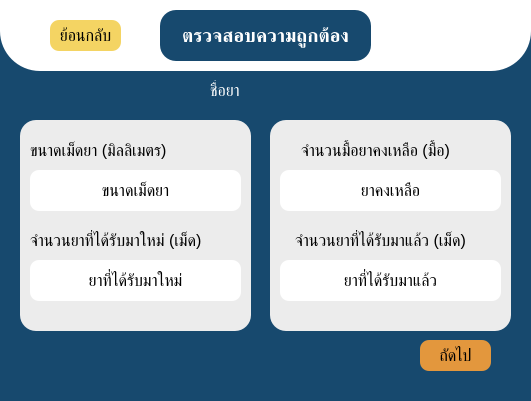
<?xml version="1.0" encoding="UTF-8"?>
<ui version="4.0">
 <class>data_check2</class>
 <widget class="QMainWindow" name="data_check2">
  <property name="geometry">
   <rect>
    <x>0</x>
    <y>0</y>
    <width>531</width>
    <height>401</height>
   </rect>
  </property>
  <property name="windowTitle">
   <string>ตรวจสอบความถูกต้อง</string>
  </property>
  <property name="styleSheet">
   <string notr="true">
background-color: rgb(23, 73, 110);</string>
  </property>
  <widget class="QWidget" name="centralwidget">
   <widget class="QFrame" name="frame">
    <property name="geometry">
     <rect>
      <x>0</x>
      <y>-60</y>
      <width>531</width>
      <height>131</height>
     </rect>
    </property>
    <property name="styleSheet">
     <string notr="true">border-radius: 40px;
background-color: rgb(255, 255, 255);</string>
    </property>
    <property name="frameShape">
     <enum>QFrame::StyledPanel</enum>
    </property>
    <property name="frameShadow">
     <enum>QFrame::Raised</enum>
    </property>
    <widget class="QLabel" name="label">
     <property name="geometry">
      <rect>
       <x>160</x>
       <y>70</y>
       <width>211</width>
       <height>51</height>
      </rect>
     </property>
     <property name="font">
      <font>
       <pointsize>14</pointsize>
       <weight>75</weight>
       <bold>true</bold>
      </font>
     </property>
     <property name="styleSheet">
      <string notr="true">border-radius: 16px;
color: rgb(255, 255, 255);
background-color: rgb(23, 73, 110);</string>
     </property>
     <property name="frameShape">
      <enum>QFrame::Box</enum>
     </property>
     <property name="lineWidth">
      <number>1</number>
     </property>
     <property name="text">
      <string>ตรวจสอบความถูกต้อง</string>
     </property>
     <property name="textFormat">
      <enum>Qt::AutoText</enum>
     </property>
     <property name="scaledContents">
      <bool>false</bool>
     </property>
     <property name="alignment">
      <set>Qt::AlignCenter</set>
     </property>
     <property name="wordWrap">
      <bool>true</bool>
     </property>
    </widget>
    <widget class="QPushButton" name="add_back_pushButton">
     <property name="geometry">
      <rect>
       <x>50</x>
       <y>80</y>
       <width>71</width>
       <height>31</height>
      </rect>
     </property>
     <property name="font">
      <font>
       <pointsize>12</pointsize>
      </font>
     </property>
     <property name="styleSheet">
      <string notr="true">border-radius: 9px;
color: rgb(0, 0, 0);
background-color: rgb(244, 212, 99);</string>
     </property>
     <property name="text">
      <string>ย้อนกลับ</string>
     </property>
    </widget>
   </widget>
   <widget class="QLabel" name="drugName_label">
    <property name="geometry">
     <rect>
      <x>210</x>
      <y>80</y>
      <width>121</width>
      <height>21</height>
     </rect>
    </property>
    <property name="font">
     <font>
      <pointsize>12</pointsize>
     </font>
    </property>
    <property name="styleSheet">
     <string notr="true">color: rgb(255, 255, 255);</string>
    </property>
    <property name="text">
     <string>ชื่อยา</string>
    </property>
   </widget>
   <widget class="QFrame" name="frame_3">
    <property name="geometry">
     <rect>
      <x>270</x>
      <y>120</y>
      <width>241</width>
      <height>211</height>
     </rect>
    </property>
    <property name="styleSheet">
     <string notr="true">border-radius: 16px;
background-color: rgb(236, 236, 236);</string>
    </property>
    <property name="frameShape">
     <enum>QFrame::StyledPanel</enum>
    </property>
    <property name="frameShadow">
     <enum>QFrame::Raised</enum>
    </property>
    <widget class="QLabel" name="drugStill">
     <property name="geometry">
      <rect>
       <x>-20</x>
       <y>20</y>
       <width>251</width>
       <height>21</height>
      </rect>
     </property>
     <property name="font">
      <font>
       <pointsize>12</pointsize>
      </font>
     </property>
     <property name="text">
      <string>จำนวนมื้อยาคงเหลือ (มื้อ)</string>
     </property>
     <property name="alignment">
      <set>Qt::AlignCenter</set>
     </property>
    </widget>
    <widget class="QLabel" name="drugGot">
     <property name="geometry">
      <rect>
       <x>-20</x>
       <y>110</y>
       <width>261</width>
       <height>21</height>
      </rect>
     </property>
     <property name="font">
      <font>
       <pointsize>12</pointsize>
      </font>
     </property>
     <property name="text">
      <string>จำนวนยาที่ได้รับมาแล้ว (เม็ด)</string>
     </property>
     <property name="alignment">
      <set>Qt::AlignCenter</set>
     </property>
    </widget>
    <widget class="QLabel" name="label_7">
     <property name="geometry">
      <rect>
       <x>10</x>
       <y>50</y>
       <width>221</width>
       <height>41</height>
      </rect>
     </property>
     <property name="font">
      <font>
       <pointsize>12</pointsize>
       <weight>50</weight>
       <bold>false</bold>
      </font>
     </property>
     <property name="styleSheet">
      <string notr="true">border-radius: 9px;
color: rgb(0, 0, 0);
background-color: rgb(255, 255, 255);</string>
     </property>
     <property name="frameShape">
      <enum>QFrame::Box</enum>
     </property>
     <property name="lineWidth">
      <number>1</number>
     </property>
     <property name="text">
      <string>ยาคงเหลือ</string>
     </property>
     <property name="textFormat">
      <enum>Qt::AutoText</enum>
     </property>
     <property name="scaledContents">
      <bool>false</bool>
     </property>
     <property name="alignment">
      <set>Qt::AlignCenter</set>
     </property>
     <property name="wordWrap">
      <bool>true</bool>
     </property>
    </widget>
    <widget class="QLabel" name="label_8">
     <property name="geometry">
      <rect>
       <x>10</x>
       <y>140</y>
       <width>221</width>
       <height>41</height>
      </rect>
     </property>
     <property name="font">
      <font>
       <pointsize>12</pointsize>
       <weight>50</weight>
       <bold>false</bold>
      </font>
     </property>
     <property name="styleSheet">
      <string notr="true">border-radius: 9px;
color: rgb(0, 0, 0);
background-color: rgb(255, 255, 255);</string>
     </property>
     <property name="frameShape">
      <enum>QFrame::Box</enum>
     </property>
     <property name="lineWidth">
      <number>1</number>
     </property>
     <property name="text">
      <string>ยาที่ได้รับมาแล้ว</string>
     </property>
     <property name="textFormat">
      <enum>Qt::AutoText</enum>
     </property>
     <property name="scaledContents">
      <bool>false</bool>
     </property>
     <property name="alignment">
      <set>Qt::AlignCenter</set>
     </property>
     <property name="wordWrap">
      <bool>true</bool>
     </property>
    </widget>
   </widget>
   <widget class="QFrame" name="frame_2">
    <property name="geometry">
     <rect>
      <x>20</x>
      <y>120</y>
      <width>231</width>
      <height>211</height>
     </rect>
    </property>
    <property name="styleSheet">
     <string notr="true">border-radius: 16px;
background-color: rgb(236, 236, 236);</string>
    </property>
    <property name="frameShape">
     <enum>QFrame::StyledPanel</enum>
    </property>
    <property name="frameShadow">
     <enum>QFrame::Raised</enum>
    </property>
    <widget class="QLabel" name="drugSize">
     <property name="geometry">
      <rect>
       <x>10</x>
       <y>20</y>
       <width>191</width>
       <height>21</height>
      </rect>
     </property>
     <property name="font">
      <font>
       <pointsize>12</pointsize>
      </font>
     </property>
     <property name="text">
      <string>ขนาดเม็ดยา (มิลลิเมตร)</string>
     </property>
    </widget>
    <widget class="QLabel" name="drugNew">
     <property name="geometry">
      <rect>
       <x>10</x>
       <y>110</y>
       <width>211</width>
       <height>21</height>
      </rect>
     </property>
     <property name="font">
      <font>
       <pointsize>12</pointsize>
      </font>
     </property>
     <property name="text">
      <string>จำนวนยาที่ได้รับมาใหม่ (เม็ด)</string>
     </property>
    </widget>
    <widget class="QLabel" name="size_label">
     <property name="geometry">
      <rect>
       <x>10</x>
       <y>50</y>
       <width>211</width>
       <height>41</height>
      </rect>
     </property>
     <property name="font">
      <font>
       <pointsize>12</pointsize>
       <weight>50</weight>
       <bold>false</bold>
      </font>
     </property>
     <property name="styleSheet">
      <string notr="true">border-radius: 9px;
color: rgb(0, 0, 0);
background-color: rgb(255, 255, 255);</string>
     </property>
     <property name="frameShape">
      <enum>QFrame::Box</enum>
     </property>
     <property name="lineWidth">
      <number>1</number>
     </property>
     <property name="text">
      <string>ขนาดเม็ดยา</string>
     </property>
     <property name="textFormat">
      <enum>Qt::AutoText</enum>
     </property>
     <property name="scaledContents">
      <bool>false</bool>
     </property>
     <property name="alignment">
      <set>Qt::AlignCenter</set>
     </property>
     <property name="wordWrap">
      <bool>true</bool>
     </property>
    </widget>
    <widget class="QLabel" name="label_6">
     <property name="geometry">
      <rect>
       <x>10</x>
       <y>140</y>
       <width>211</width>
       <height>41</height>
      </rect>
     </property>
     <property name="font">
      <font>
       <pointsize>12</pointsize>
       <weight>50</weight>
       <bold>false</bold>
      </font>
     </property>
     <property name="styleSheet">
      <string notr="true">border-radius: 9px;
color: rgb(0, 0, 0);
background-color: rgb(255, 255, 255);</string>
     </property>
     <property name="frameShape">
      <enum>QFrame::Box</enum>
     </property>
     <property name="lineWidth">
      <number>1</number>
     </property>
     <property name="text">
      <string>ยาที่ได้รับมาใหม่</string>
     </property>
     <property name="textFormat">
      <enum>Qt::AutoText</enum>
     </property>
     <property name="scaledContents">
      <bool>false</bool>
     </property>
     <property name="alignment">
      <set>Qt::AlignCenter</set>
     </property>
     <property name="wordWrap">
      <bool>true</bool>
     </property>
    </widget>
   </widget>
   <widget class="QPushButton" name="next_pushButton">
    <property name="geometry">
     <rect>
      <x>420</x>
      <y>340</y>
      <width>71</width>
      <height>31</height>
     </rect>
    </property>
    <property name="font">
     <font>
      <pointsize>12</pointsize>
     </font>
    </property>
    <property name="styleSheet">
     <string notr="true">border-radius: 9px;
color: rgb(0, 0, 0);
background-color: rgb(227, 151, 61);</string>
    </property>
    <property name="text">
     <string>ถัดไป</string>
    </property>
   </widget>
  </widget>
 </widget>
 <resources/>
 <connections/>
</ui>
